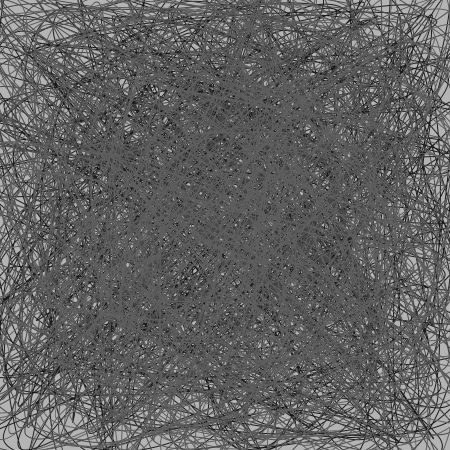
Frame 1 (no input)
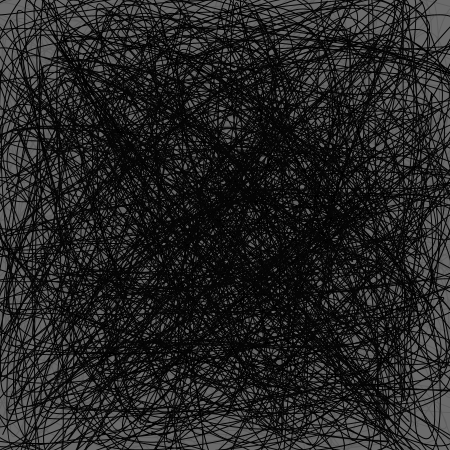
Frame 60 (the mouse pressed at the canvas centre just before this capture)
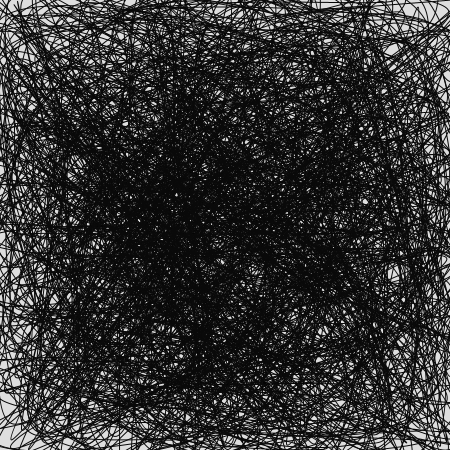
Frame 120 (the mouse held since frame 60 and released just before this capture)

The Processing sketch that drew these frames (run headless with seeded random() and noise(); from frame 60 on, the mouse is pressed at the canvas centre):

// Processing sketch: processing_37057
// ── processing_37057.pde

void setup() {
  size (450, 450);
}
int shapeNum = 3;     //how many shapes show at once.
int vertexNum = 500;  // numbers of vertex of a curve

void draw() {
  background(random(100,225));
  for (int j=0; j<shapeNum; j++)
    drawShape();
}

void drawShape() {
  beginShape();
  noFill();
  smooth();
  stroke(random(0,100));
  for (int i=0; i<vertexNum; i++) {
    curveVertex(random(-20, 470), random(-20, 470));
  }

  endShape();
}


                
                                
